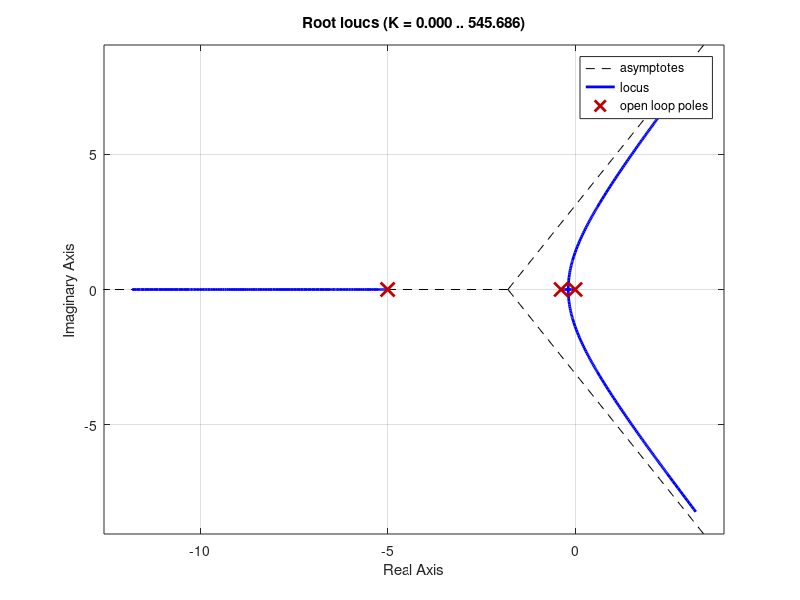

This chart was generated by the following MATLAB code:
%Lugar de raices del motor de corriente continua tomando la posicion como salida
pkg load control

clear all
close all
hold off
clc
%--------------------------------------------------------------------------

%Definimos las constantes
J = 0.8;
B = 0.3;
R = 10;
k = 2.7;
L = 2;
kr = 1;
kc = 1;

%--------------------------------------------------------------------------

num = [k];
%den = conv([J B 0], [L R]) + [0 0 k² 0];
den = conv([J B 0], [L R]);
pos = tf(num, den)

roots(den)      % Polos de G*H
rlocus(pos*kr)  % Recibe G*H